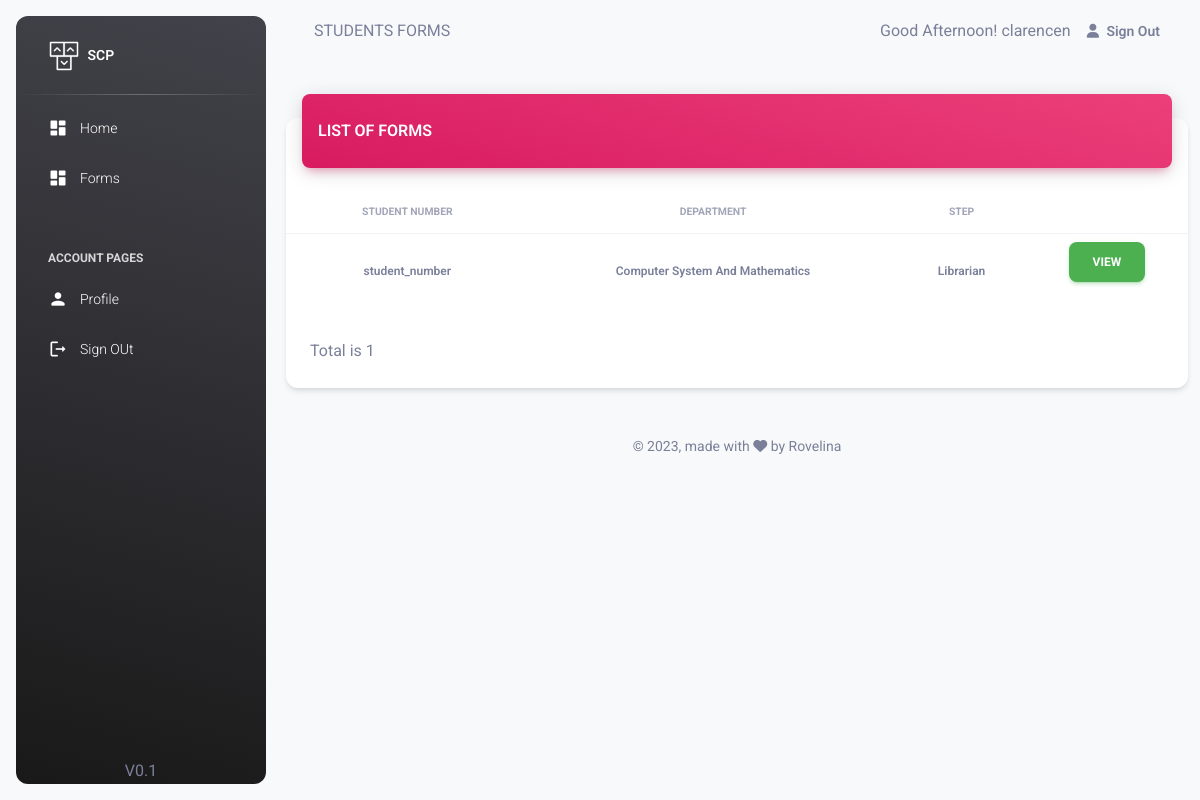
Page /pages/staff/forms.php (signed in) on the committed database.
### tables this page shows
CREATE TABLE `staff` (
  `staff_number` varchar(50) NOT NULL,
  `first_name` varchar(50) NOT NULL,
  `middle_name` varchar(50) NOT NULL,
  `staff_type` int(11) NOT NULL,
  `email` varchar(50) NOT NULL,
  `password` varchar(250) NOT NULL,
  `last_name` varchar(50) NOT NULL,
  `department` int(11) NOT NULL,
  `title` varchar(50) NOT NULL
);

CREATE TABLE `form` (
  `form_id` bigint(20) NOT NULL,
  `student` varchar(50) NOT NULL,
  `form_step` int(11) NOT NULL
);

CREATE TABLE `department` (
  `department_name` varchar(250) NOT NULL,
  `department_number` int(11) NOT NULL
);

CREATE TABLE `form_step` (
  `step_id` int(11) NOT NULL,
  `step_name` varchar(50) NOT NULL
);

### classes/Account.php (called while the page is built, shortened)
<?php
 class Account {
    public function staff_session_detail($sessin_id)
    {
        try{
            $db = getDB();
            $stmt = $db->prepare("SELECT staff_type,first_name,middle_name,last_name,staff_type FROM staff WHERE staff_number=:staff_number");
            $stmt->bindParam("staff_number", $sessin_id,PDO::PARAM_STR);
            $stmt->execute();
            $data = $stmt->fetch(PDO::FETCH_OBJ);
            return $data;
        }
        catch(PDOException $e) {
            echo '{"error":{"text":'. $e->getMessage() .'}}';
        }
    }
 }
?>

### classes/Form.php (called while the page is built, shortened)
<?php
 class Form {
    public function staff_forms($staff_id)
    {
        try{
            $db = getDB();
            $stmt = $db->prepare("SELECT * FROM form frm
            inner join form_step fst on frm.form_step = fst.step_id
            inner  join student std on std.student_number = frm.student
            inner join department dpt  on dpt.department_number = std.department
             ");
            $stmt->execute();
            $data = $stmt->fetchAll();
            return $data;
        }
        catch(PDOException $e) {
            echo '{"error":{"text":'. $e->getMessage() .'}}';
        }
    }
 }
?>

### pages/staff/forms.php (the view, shortened to what this page needs)
<?php
    include('../session.php');
    $page_tittle = "STUDENTS FORMS";
    $SessinUser=$account_class->staff_session_detail($login_session_id);
    $forms=$form_class->staff_forms($login_session_id);
?>
<!DOCTYPE html>
<html lang="en">
  <head>
    <?php include 'head.php';?>
  </head>
  <body class="g-sidenav-show  bg-gray-100">
    <?php include 'aside.php';?>
    <main class="main-content border-radius-lg ">
      <?php include 'navbar.php';?>
      <div class="container-fluid py-4">
        <div class="row">
          <div class="col-12">
            <div class="card my-4">
              <div class="card-header p-0 position-relative mt-n4 mx-3 z-index-2">
                <div class="bg-gradient-primary shadow-primary border-radius-lg pt-4 pb-3">
                  <div class="row">
                      <div class="col-6">
                        <h6 class="text-white  text-capitalize ps-3">LIST OF FORMS </h6>
                      </div>
                  </div>
                </div>
              </div>
              <div class="card-body px-0 pb-2">
                <div class="table-responsive p-0">
                <table class="table align-items-center mb-0">
                  <thead>
                    <tr>
                      <th class="text-center text-uppercase text-secondary text-xxs font-weight-bolder opacity-7">Student Number</th>
                      <th class="text-center text-uppercase text-secondary text-xxs font-weight-bolder opacity-7">Department</th>
                      <th class="text-center text-uppercase text-secondary text-xxs font-weight-bolder opacity-7">Step</th>
                      <th class="text-center text-uppercase text-secondary text-xxs font-weight-bolder opacity-7"></th>
                    </tr>
                  </thead>
                  <tbody>
                      <?php
                        foreach ($forms as $form) {
                          echo "
                          <tr>
                            <td class='align-middle text-center text-sm'>
                              <span class='text-secondary text-xs font-weight-bold'>{$form['student']}</span>
                            </td>
                            <td class='align-middle text-center text-sm'>
                              <span class='text-secondary text-xs font-weight-bold'>{$form['department_name']}</span>
                            </td>
                            <td class='align-middle text-center text-sm'>
                              <span class='text-secondary text-xs font-weight-bold'>{$form['step_name']}</span>
                            </td>
                            <td class='align-middle text-center'>
                              <a href='./form_view.php?id={$form['form_id']}' class='btn btn-success'>VIEW</a>
                            </td>
                          </tr>
                        ";
                        }
                      ?>
                  </tbody>
                </table>
                </div>
              </div>
              <div class="card-footer">
                Total is <?php  echo count($forms)?>
              </div>
            </div>
          </div>
        </div>
        <?php include 'footer.php';?>
      </div>
    </main>
  </body>
</html>

### pages/staff/navbar.php
<nav class="navbar navbar-main navbar-expand-lg px-0 mx-4 shadow-none border-radius-xl" id="navbarBlur" data-scroll="true">
  <div class="container-fluid py-1 px-3">
    <nav aria-label="breadcrumb">
      <?php echo $page_tittle;?>
    </nav>
    <div class="collapse navbar-collapse mt-sm-0 mt-2 me-md-0 me-sm-4" id="navbar">
      <div class="ms-md-auto pe-md-3 d-flex align-items-center">
      <?php
        $current_hour = date('H');
        if ($current_hour >= 5 && $current_hour < 12) {
            echo "Good Morning! ". $SessinUser->first_name;
        } elseif ($current_hour >= 12 && $current_hour < 18) {
            echo "Good Afternoon! ". $SessinUser->first_name;
        } else {
            echo "Good Evening! ". $SessinUser->first_name;
        }
      ?>
      </div>
      <ul class="navbar-nav  justify-content-end">
        <li class="nav-item d-flex align-items-center">
           <?php include '../sign_out_link.php';?>
        </li>
      </ul>
    </div>
  </div>
</nav>

### rows in the picture
staff: first_name "clarencen"
form: student "student_number", department.department_name "Computer System And Mathematics", form_step.step_name "Librarian"

### other values in the picture
$page_tittle "STUDENTS FORMS"
count($forms) "1"
